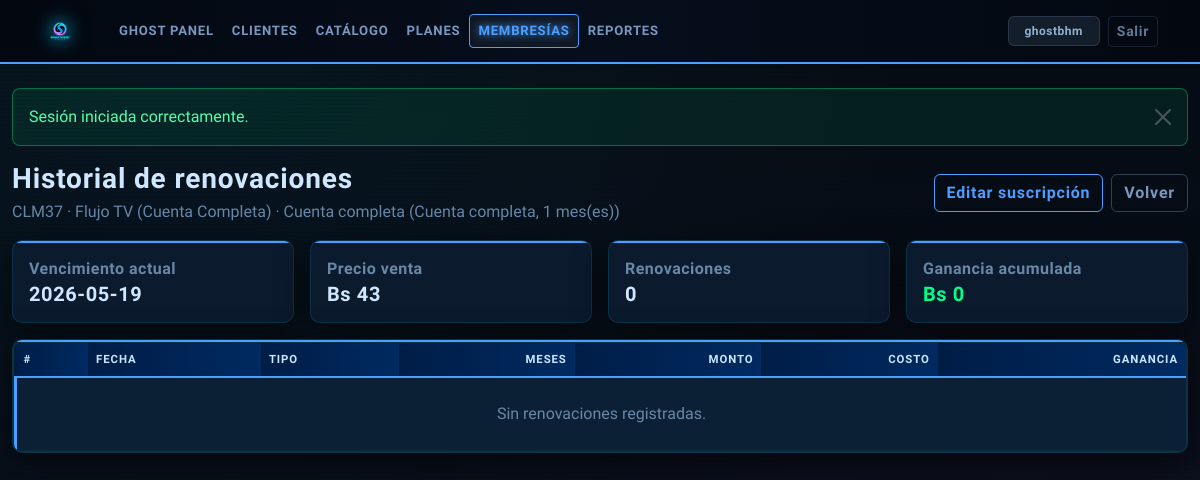
The page /suscripciones/historial/196 (signed in) on the database its author committed.
### tables this page shows
CREATE TABLE `suscripciones` (
  `id` int(11) NOT NULL,
  `cliente_id` int(11) NOT NULL,
  `plataforma_id` int(11) NOT NULL,
  `modalidad_id` int(11) NOT NULL,
  `precio_venta` decimal(10,2) DEFAULT NULL,
  `costo_base` decimal(10,2) DEFAULT NULL,
  `fecha_inicio` date NOT NULL,
  `fecha_vencimiento` date NOT NULL,
  `estado` enum('CONTACTAR_2D','REENVIAR_1D','ESPERA','ACTIVO','VENCIDO','RECUP') DEFAULT 'ACTIVO',
  `ultimo_contacto_fecha` datetime DEFAULT NULL,
  `ultimo_contacto_tipo` enum('MENOS_2','MENOS_1','REC_7','REC_15') DEFAULT NULL,
  `usuario_proveedor` varchar(150) DEFAULT NULL,
  `notas` text DEFAULT NULL,
  `flag_no_renovo` tinyint(1) DEFAULT 0,
  `created_at` datetime DEFAULT current_timestamp()
);

CREATE TABLE `clientes` (
  `id` int(11) NOT NULL,
  `nombre` varchar(120) NOT NULL,
  `telefono` varchar(20) NOT NULL,
  `notas` text DEFAULT NULL,
  `created_at` datetime DEFAULT current_timestamp()
);

CREATE TABLE `plataformas` (
  `id` int(11) NOT NULL,
  `nombre` varchar(100) NOT NULL,
  `tipo_servicio` enum('RENOVABLE','DESECHABLE') NOT NULL,
  `duraciones_disponibles` varchar(100) DEFAULT NULL,
  `dato_renovacion` varchar(20) NOT NULL DEFAULT 'NO_APLICA',
  `mensaje_menos_2` text DEFAULT NULL,
  `mensaje_menos_1` text DEFAULT NULL,
  `mensaje_rec_7` text DEFAULT NULL,
  `mensaje_rec_15` text DEFAULT NULL,
  `created_at` datetime DEFAULT current_timestamp()
);

CREATE TABLE `modalidades` (
  `id` int(11) NOT NULL,
  `plataforma_id` int(11) NOT NULL,
  `nombre_modalidad` varchar(100) NOT NULL,
  `tipo_cuenta` enum('CUENTA_COMPLETA','POR_DISPOSITIVOS','AMBOS') NOT NULL DEFAULT 'CUENTA_COMPLETA',
  `duracion_meses` int(11) NOT NULL DEFAULT 1,
  `dispositivos` int(11) DEFAULT NULL,
  `precio` decimal(10,2) NOT NULL,
  `costo` decimal(10,2) NOT NULL DEFAULT 0.00,
  `created_at` datetime DEFAULT current_timestamp()
);

### app/core/Controller.php (called while the page is built, shortened)
<?php
class Controller
{
    protected function render(string $view, array $data = []): void
    {
        extract($data, EXTR_SKIP);
        require APP_PATH . '/views/layouts/header.php';
        require APP_PATH . '/views/' . $view . '.php';
        require APP_PATH . '/views/layouts/footer.php';
    }
}

### app/controllers/SuscripcionesController.php (called while the page is built, shortened)
<?php
class SuscripcionesController extends Controller
{
    private Suscripcion $suscripciones;
    public function __construct()
    {
        $this->suscripciones = new Suscripcion();
    }
    public function historial(int $id): void
    {
        $suscripcion = $this->suscripciones->findWithRelations($id);
        $movimientos = (new Movimiento())->allBySuscripcion($id);
        $this->render('suscripciones/historial', [
            'pageTitle' => 'Historial de renovaciones',
            'suscripcion' => $suscripcion,
            'movimientos' => $movimientos,
        ]);
    }
}

### app/config/db.php (called while the page is built, shortened)
<?php
function db(): \PDO
{
    static $pdo = null;
    if ($pdo instanceof \PDO) {
        return $pdo;
    }
    $dsn = sprintf(
        'mysql:host=%s;port=%d;dbname=%s;charset=%s',
        DB_HOST,
        DB_PORT,
        DB_NAME,
        DB_CHARSET
    );
    $options = [
        \PDO::ATTR_ERRMODE => \PDO::ERRMODE_EXCEPTION,
        \PDO::ATTR_DEFAULT_FETCH_MODE => \PDO::FETCH_ASSOC,
        \PDO::ATTR_EMULATE_PREPARES => false,
    ];
    if (defined('PDO::MYSQL_ATTR_INIT_COMMAND')) {
        $setNames = 'SET NAMES ' . DB_CHARSET;
        if (defined('DB_COLLATION') && DB_COLLATION !== '') {
            $setNames .= ' COLLATE ' . DB_COLLATION;
        }
        $options[\PDO::MYSQL_ATTR_INIT_COMMAND] = $setNames;
    }
    try {
        $pdo = new \PDO(
            $dsn,
            DB_USER,
            DB_PASS,
            $options
        );
    } catch (\PDOException $exception) {
        $logDir = STORAGE_PATH . '/logs';
        if (!is_dir($logDir)) {
            @mkdir($logDir, 0775, true);
        }
        $logLine = sprintf(
            "[%s] Error DB: %s%s",
            date('Y-m-d H:i:s'),
            $exception->getMessage(),
            PHP_EOL
        );
        @file_put_contents($logDir . '/app.log', $logLine, FILE_APPEND);
        http_response_code(500);
        if (APP_DEBUG) {
            die('Error de conexion a base de datos: ' . $exception->getMessage());
        }
        die('Error interno del servidor.');
    }
    return $pdo;
}

### app/models/BaseModel.php (called while the page is built, shortened)
<?php
abstract class BaseModel
{
    public function __construct(?PDO $db = null)
    {
        $this->db = $db ?? \db();
    }
}

### app/models/Suscripcion.php (called while the page is built, shortened)
<?php
class Suscripcion extends BaseModel
{
    public function findWithRelations(int $id): ?array
    {
        $stmt = $this->db->prepare(
            'SELECT
                s.*,
                c.nombre AS cliente_nombre,
                c.telefono AS cliente_telefono,
                p.nombre AS plataforma_nombre,
                p.tipo_servicio AS plataforma_tipo_servicio,
                p.duraciones_disponibles AS plataforma_duraciones_disponibles,
                p.dato_renovacion AS plataforma_dato_renovacion,
                p.mensaje_menos_2,
                p.mensaje_menos_1,
                p.mensaje_rec_7,
                p.mensaje_rec_15,
                m.nombre_modalidad,
                m.tipo_cuenta,
                m.duracion_meses,
                m.dispositivos,
                m.precio AS modalidad_precio,
                m.costo AS modalidad_costo,
                COALESCE(s.precio_venta, m.precio) AS precio_final,
                COALESCE(s.costo_base, m.costo) AS costo_final,
                (COALESCE(s.precio_venta, m.precio) - COALESCE(s.costo_base, m.costo)) AS ganancia_final
            FROM suscripciones s
            INNER JOIN clientes c ON c.id = s.cliente_id
            INNER JOIN plataformas p ON p.id = s.plataforma_id
            INNER JOIN modalidades m ON m.id = s.modalidad_id
            WHERE s.id = :id
            LIMIT 1'
        );
        $stmt->execute(['id' => $id]);
        $result = $stmt->fetch();
        return $result ?: null;
    }
}

### app/config/config.php (called while the page is built, shortened)
<?php
function base_url_path(): string
{
    static $basePath = null;
    if ($basePath !== null) {
        return $basePath;
    }
    $scriptDir = str_replace('\\', '/', dirname($_SERVER['SCRIPT_NAME'] ?? '/'));
    $scriptDir = rtrim($scriptDir, '/');
    $basePath = $scriptDir === '' ? '/' : $scriptDir;
    return $basePath;
}
function url(string $path = '/'): string
{
    $base = base_url_path();
    $path = '/' . ltrim($path, '/');
    return $base === '/' ? $path : $base . $path;
}
function e(mixed $value): string
{
    return htmlspecialchars((string) $value, ENT_QUOTES, 'UTF-8');
}
function money(mixed $value): string
{
    $amount = (float) $value;
    $decimals = APP_MONEY_DECIMALS;
    return APP_CURRENCY_SYMBOL . ' ' . number_format(
        $amount,
        $decimals,
        APP_DECIMAL_SEPARATOR,
        APP_THOUSANDS_SEPARATOR
    );
}

### app/models/Modalidad.php (called while the page is built, shortened)
<?php
class Modalidad extends BaseModel
{
    public static function tipoCuentaLabel(string $tipo, ?int $dispositivos = null): string
    {
        return match ($tipo) {
            'POR_DISPOSITIVOS' => $dispositivos !== null && $dispositivos > 0
                ? 'Por dispositivos (' . $dispositivos . ')'
                : 'Por dispositivos',
            'AMBOS' => 'Cuenta completa o por dispositivos',
            default => 'Cuenta completa',
        };
    }
}

### app/models/Movimiento.php (called while the page is built, shortened)
<?php
class Movimiento extends BaseModel
{
    public function allBySuscripcion(int $suscripcionId): array
    {
        $stmt = $this->db->prepare(
            'SELECT mv.*
             FROM movimientos mv
             WHERE mv.suscripcion_id = :suscripcion_id
             ORDER BY mv.fecha DESC, mv.id DESC'
        );
        $stmt->execute(['suscripcion_id' => $suscripcionId]);
        return $stmt->fetchAll();
    }
}

### app/views/suscripciones/historial.php (the view, shortened to what this page needs)
<?php
$clienteNombre = (string) ($suscripcion['cliente_nombre'] ?? '');
$plataformaNombre = (string) ($suscripcion['plataforma_nombre'] ?? '');
$modalidadNombre = (string) ($suscripcion['nombre_modalidad'] ?? '');
$tipoCuenta = (string) ($suscripcion['tipo_cuenta'] ?? 'CUENTA_COMPLETA');
$dispositivos = isset($suscripcion['dispositivos']) ? (int) $suscripcion['dispositivos'] : null;
$duracion = max(1, (int) ($suscripcion['duracion_meses'] ?? 1));
?>
<div class="d-flex flex-wrap justify-content-between align-items-center gap-2 mb-3">
    <div>
        <h1 class="h3 mb-1">Historial de renovaciones</h1>
        <p class="text-secondary mb-0">
            <?= e($clienteNombre) ?> · <?= e($plataformaNombre) ?> · <?= e($modalidadNombre) ?>
            (<?= e(Modalidad::tipoCuentaLabel($tipoCuenta, $dispositivos)) ?>, <?= e((string) $duracion) ?> mes(es))
        </p>
    </div>
    <div class="d-flex gap-2">
        <a href="<?= e(url('/suscripciones/editar/' . (int) $suscripcion['id'])) ?>" class="btn btn-outline-primary">Editar suscripción</a>
        <a href="<?= e(url('/suscripciones')) ?>" class="btn btn-outline-secondary">Volver</a>
    </div>
</div>
<div class="row g-3 mb-3">
    <div class="col-12 col-md-3">
        <div class="card border-0 shadow-sm h-100">
            <div class="card-body">
                <h2 class="h6 text-secondary mb-1">Vencimiento actual</h2>
                <div class="h5 mb-0"><?= e((string) ($suscripcion['fecha_vencimiento'] ?? '')) ?></div>
            </div>
        </div>
    </div>
    <div class="col-12 col-md-3">
        <div class="card border-0 shadow-sm h-100">
            <div class="card-body">
                <h2 class="h6 text-secondary mb-1">Precio venta</h2>
                <div class="h5 mb-0"><?= e(money((float) ($suscripcion['precio_final'] ?? $suscripcion['modalidad_precio'] ?? 0))) ?></div>
            </div>
        </div>
    </div>
    <div class="col-12 col-md-3">
        <div class="card border-0 shadow-sm h-100">
            <div class="card-body">
                <h2 class="h6 text-secondary mb-1">Renovaciones</h2>
                <div class="h5 mb-0"><?= e((string) count($movimientos)) ?></div>
            </div>
        </div>
    </div>
    <div class="col-12 col-md-3">
        <div class="card border-0 shadow-sm h-100">
            <div class="card-body">
                <h2 class="h6 text-secondary mb-1">Ganancia acumulada</h2>
                <?php $ganAcum = array_sum(array_column($movimientos, 'utilidad')); ?>
                <div class="h5 mb-0 <?= $ganAcum < 0 ? 'text-danger' : 'text-success' ?>"><?= e(money((float) $ganAcum)) ?></div>
            </div>
        </div>
    </div>
</div>
<div class="card shadow-sm">
    <div class="card-body p-0">
        <div class="table-responsive">
            <table class="table table-striped align-middle mb-0">
                <thead class="table-dark">
                    <tr>
                        <th>#</th>
                        <th>Fecha</th>
                        <th>Tipo</th>
                        <th class="text-end">Meses</th>
                        <th class="text-end">Monto</th>
                        <th class="text-end">Costo</th>
                        <th class="text-end">Ganancia</th>
                    </tr>
                </thead>
                <tbody>
                    <?php if (empty($movimientos)): ?>
                        <tr><td colspan="7" class="text-center py-4 text-secondary">Sin renovaciones registradas.</td></tr>
                    <?php endif; ?>
                </tbody>
            </table>
        </div>
    </div>
</div>

### public/index.php (shortened to what this page needs)
<?php
require_once __DIR__ . '/../app/config/config.php';
require_once APP_PATH . '/config/db.php';
spl_autoload_register(static function (string $className): void {
    $prefix = 'App\\';
    $relativeClass = substr($className, strlen($prefix));
    $parts = explode('\\', $relativeClass);
    if (isset($parts[0])) {
        $parts[0] = strtolower($parts[0]);
    }
    $filePath = APP_PATH . '/' . implode('/', $parts) . '.php';
});
$method = $_SERVER['REQUEST_METHOD'] ?? 'GET';
$path = request_path();
foreach ($routes as [$routeMethod, $routePattern, $handler]) {
    if ($method !== $routeMethod) {
        continue;
    }
    if (!preg_match($routePattern, $path, $matches)) {
        continue;
    }
    array_shift($matches);
    [$controllerClass, $action] = $handler;
    $controller = new $controllerClass();
    $params = array_map(static fn (string $item): int|string => ctype_digit($item) ? (int) $item : $item, $matches);
    call_user_func_array([$controller, $action], $params);
    exit;
}
require APP_PATH . '/views/layouts/header.php';
require APP_PATH . '/views/layouts/footer.php';

### app/views/layouts/header.php (style rules this page uses)
:root { --gs-bg: #060c14; --gs-surface: #0c1a2e; --gs-border: rgba(0,212,255,.13); --gs-cyan: #00d4ff; --gs-magenta: #e040fb; --gs-text: #c8dff4; --gs-dim: #7090b8; --gs-font: 'Rajdhani','Exo 2',system-ui,sans-serif; }
body.app-body { font-family: var(--gs-font); color: var(--gs-text); background: radial-gradient(ellipse at 15% 0%, rgba(0,212,255,.055) 0%, transparent 52%), radial-gradient(ellipse at 85% 100%, rgba(224,64,251,.055) 0%, transparent 52%), linear-gradient(180deg, #060c14 0%, #080f1c 100%); min-height: 100vh; }
body.app-body::before { content:'';position:fixed;inset:0;pointer-events:none;z-index:0; background:repeating-linear-gradient(0deg,transparent,transparent 3px,rgba(0,0,0,.055) 3px,rgba(0,0,0,.055) 4px); }
.card { background: var(--gs-surface) !important; border: 1px solid var(--gs-border) !important; border-radius: 10px !important; box-shadow: 0 8px 32px rgba(0,0,0,.6), inset 0 1px 0 rgba(255,255,255,.025) !important; overflow: hidden; }
.card .card-body { background: transparent !important; color: var(--gs-text); }
.card > .card-body:first-child { border-top: 2px solid var(--section-accent); }
h1,h2,h3,h4,h5,h6,.h1,.h2,.h3,.h4,.h5,.h6 { font-family: var(--gs-font); font-weight: 700; color: #d0e8ff; letter-spacing: .03em; }
.table-responsive { border: 1px solid var(--gs-border) !important; border-radius: 8px; overflow-x: auto; overflow-y: hidden; -webkit-overflow-scrolling: touch; }
.table { margin-bottom: 0; --bs-table-bg: transparent; --bs-table-striped-bg: rgba(0,212,255,.03); --bs-table-hover-bg: rgba(255,255,255,.02); color: var(--gs-text); }
.table thead th, .table.table-dark thead th { background: linear-gradient(90deg, var(--section-head-start) 0%, var(--section-head-end) 100%) !important; color: #c8e8ff; border-bottom: 2px solid var(--section-accent) !important; text-transform: uppercase; letter-spacing: .08em; font-size: .71rem; font-weight: 700; font-family: var(--gs-font); }
.table td,.table th { border-color: rgba(0,212,255,.07) !important; vertical-align: middle; color: var(--gs-text); }
.table tbody tr td:first-child { border-left: 3px solid var(--section-accent) !important; }
.btn { font-family:var(--gs-font); font-weight:600; letter-spacing:.05em; transition:box-shadow .2s,transform .15s,background .2s; }
.btn-outline-primary { color:var(--section-accent)!important; border-color:var(--section-accent)!important; background:transparent!important; }
.btn-outline-secondary { color:#7898c0!important; border-color:rgba(120,152,192,.38)!important; background:transparent!important; }
.text-secondary { color:#6888a8!important; }
.text-success { color:#00ff88!important; }

### rows shown on the page
suscripciones: cliente.nombre "CLM37", plataforma.nombre "Flujo TV (Cuenta Completa)", modalidad.nombre_modalidad "Cuenta completa", modalidad.tipo_cuenta "Cuenta completa", modalidad.duracion_meses "1", fecha_vencimiento "2026-05-19"

### other values the page prints
$flash['message'] "Sesión iniciada correctamente."
count($movimientos) "0"
money((float) $ganAcum) "Bs 0"
